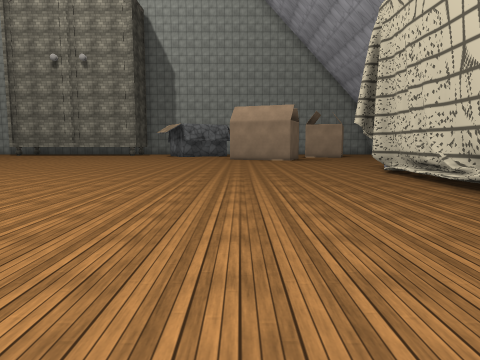
View 1 (above)

24 first-person views from a walk through a Unity game level. The camera is 1.4 m above the floor, tilts 6° down and sees 70° across. The floor is counted in squares, 2 m on a side. Each view is taken from the middle of a square. On the plan, view 1 faces up. The plan holds only what a view shows up to about 11 squares ahead; the rest is blank. The place goes on beyond the plan. The player is left out. Surface patterns are stand-ins for the level's own textures.

View 2
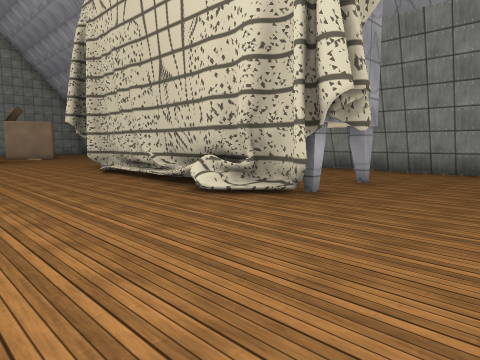

View 3
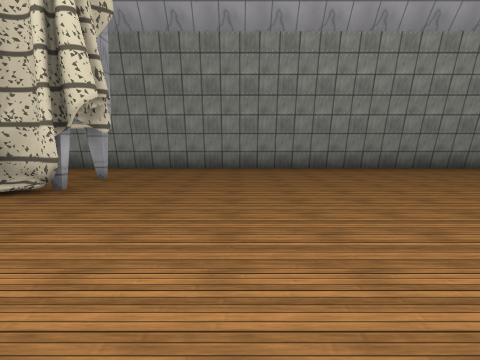

View 4
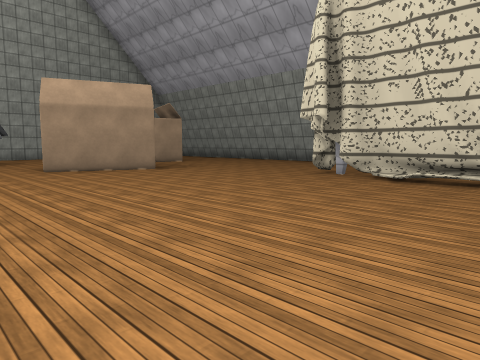

View 5
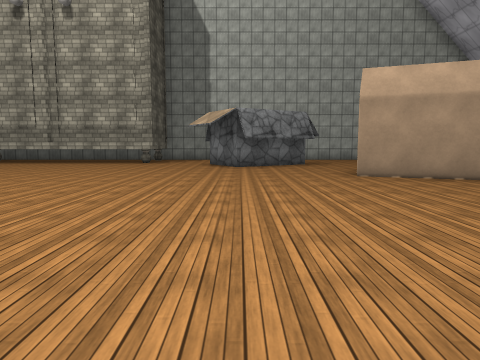

View 6
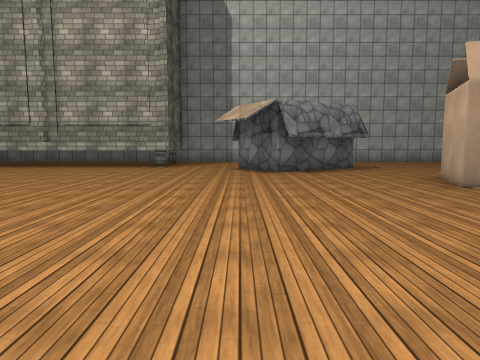

View 7
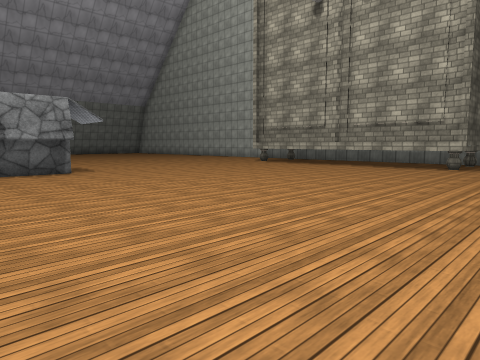

View 8
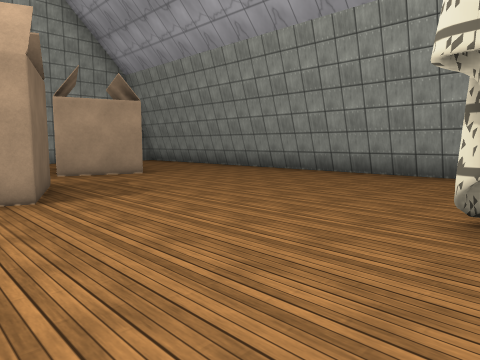

View 9
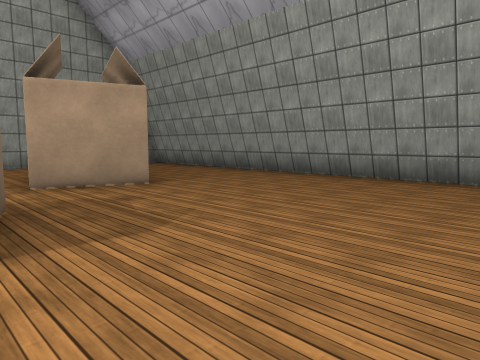

View 10
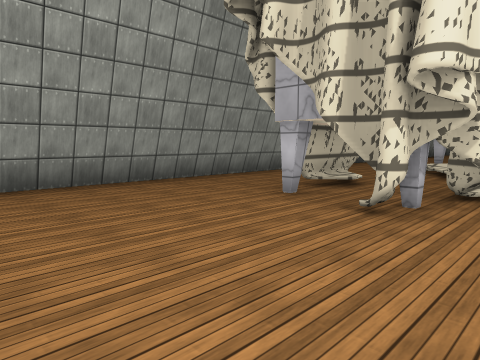

View 11
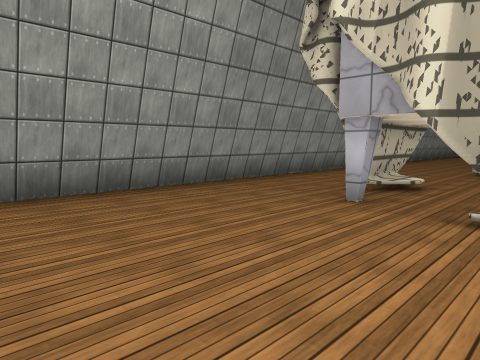

View 12
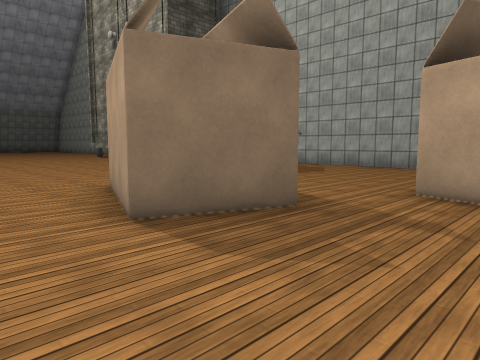

View 13
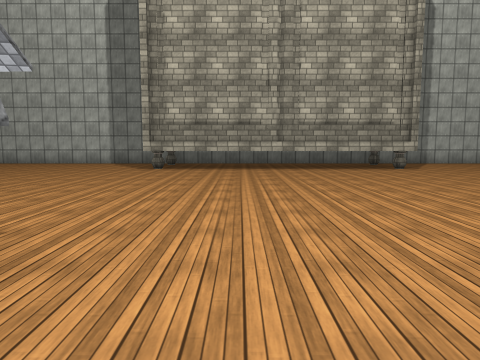

View 14
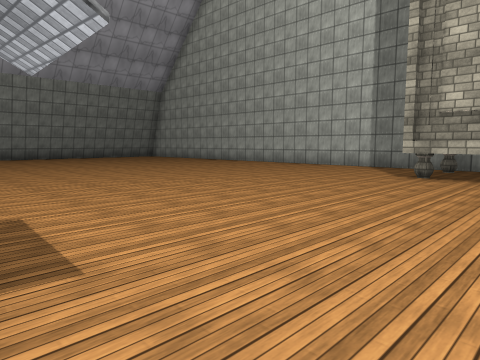

View 15
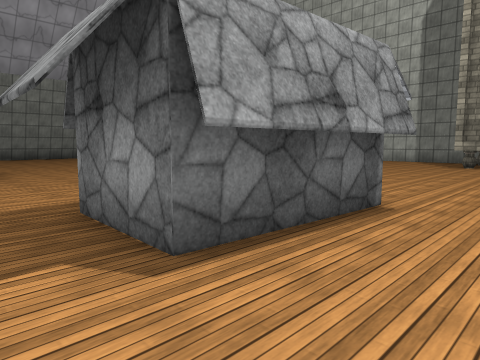

View 16
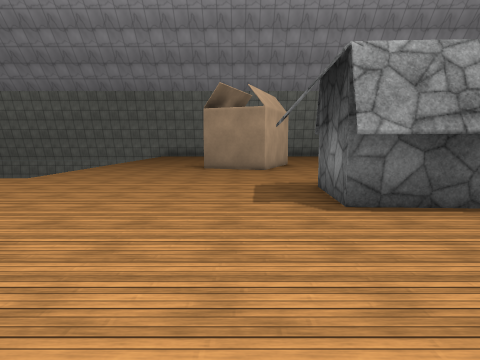

View 17
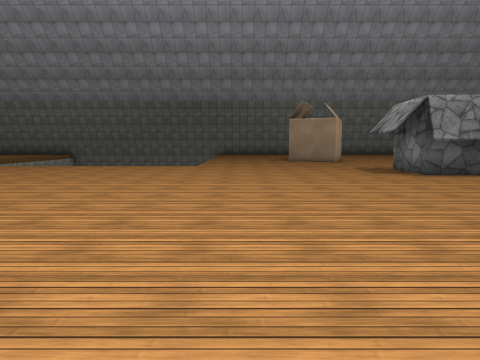

View 18
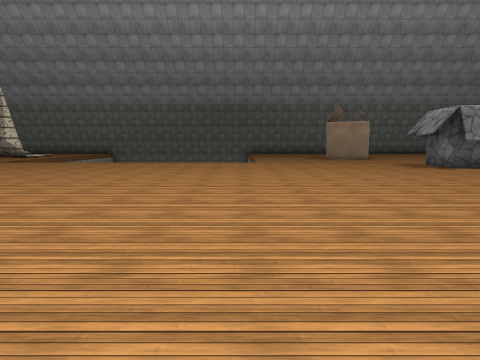

View 19
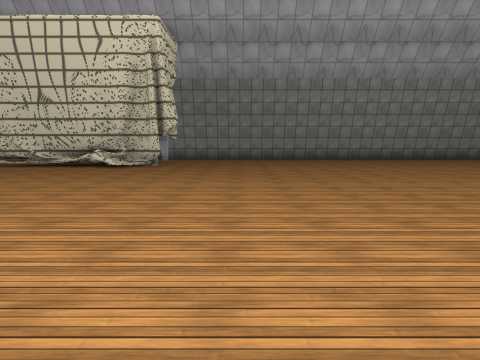

View 20
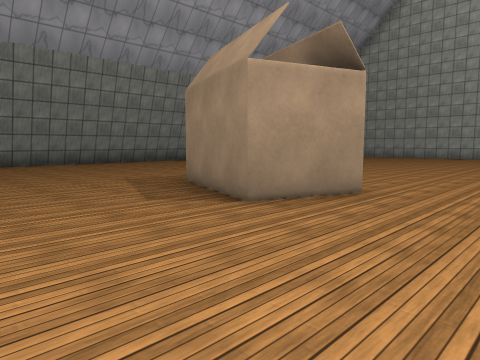

View 21
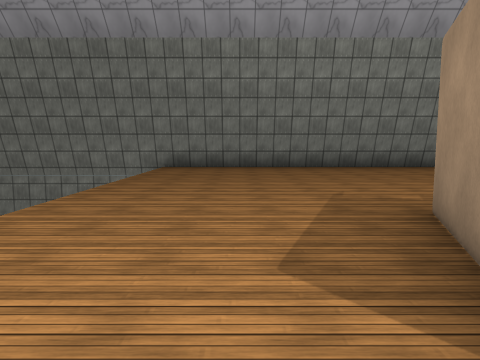

View 22
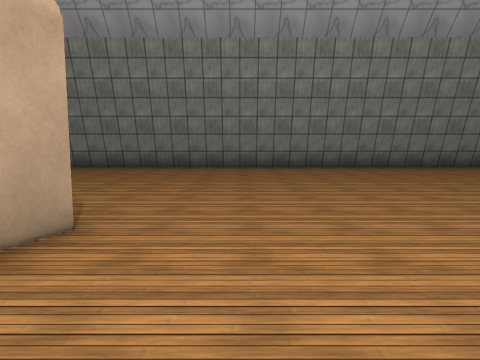

View 23
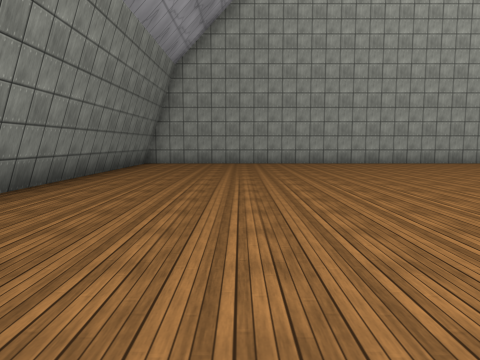

View 24
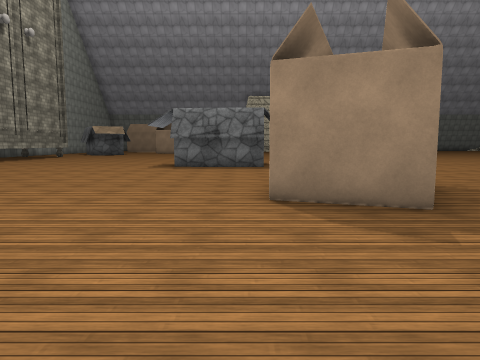

### Floor plan
Points are (right, up) in squares from view 1. A wall is a line through its corners. A room is listed if a view was taken in it or the views show most of it. See-through windows are left out.
Room 1 (views 1, 2, 3, 4, 5, 6, 7, 8, 9, 10, 11, 12, 13, 14, 15, 16, 17, 18, 19, 20, 21, 22, 23, 24)
walls: (-12.3, 12.9) (-12.4, 10.1); (-12.6, 13) (-12.8, 10.2) (-14.6, 10.3) (-14.4, 13); (3.7, 6.8) (4.1, 9); (3.8, 7.4) (4.2, 8.8); (3.8, 9.6) (4.2, 10.1) (4, 10.7); (3.8, 9.6) (4.1, 9.8); (3.9, 6.5) (3.9, 8.4); (4, 8.8) (3.9, 9.6) (4.3, 9); (4, 7.1) (4.2, 8.8) (3.8, 9.5); (3.9, 10.1) (4.5, 10.1); (3.6, 4.4) (3.7, 5); (4.2, 7.6) (4.2, 8.8); (4, 5.5) (3.8, 8.6); (4.2, 7) (4.1, 7.5); (4.2, 9.1) (3.7, 9.4); (4.1, 10.3) (4.4, 10.7); (4.2, 6.1) (3.8, 7.3); (4.3, 6.4) (3.8, 7.4) (4.1, 7.9) (3.8, 9.8) (4.3, 8.9) (3.7, 9.5); (4.3, 6.4) (3.8, 7.2); (4.2, 5.5) (4.2, 6.9); (4.1, 4.7) (4.3, 5.7) (3.8, 7.8); (4, 4) (3.8, 4.3) (4, 5.6); (4, 4) (3.8, 4.4); (3.6, 2.6) (3.9, 2.9); (3.6, 2.5) (3.9, 2.9); (3.8, 3) (3.9, 3.7); (-6.2, 22.2) (-6.2, 20.4) (-13.8, 20.4); (3.6, 2.4) (3.9, 2.9); (3.9, 3.1) (4.2, 8.9) (3.8, 9.5); (4, 3) (3.8, 4.6); (4, 2.9) (4.2, 3.5) (4, 3.7) (3.8, 4.1); (4, 2.9) (4.1, 3.5) (3.8, 4.4); (4.2, 3.1) (4, 4.8); (-0.7, 19.9) (-3.1, 18.4) (-4, 20); (4.2, 2.6) (4.2, 5.4); (6.3, 6.6) (6.3, 7.6); (6.4, 7.3) (6.2, 9.3); (-28.2, 22.1) (-28.2, 4.5); (8.7, -6.5) (8.7, 21)
low walls: (3.8, 3.8) (3.6, 4.4); (3.9, 2.9) (3.5, 3.3); (5.7, 8.6) (6.2, 9.1)
ways out: gap at (5, 10)
objects: other object (-21, 9) to (-19, 10); other object (-19, 8); other object (0, 15) to (2, 17); other object (4, 18) to (6, 20)

Where each view was taken, in squares from view 1:
view 1: 0 up, 0 right, facing up
view 2: 0 up, 0 right, facing up-right
view 3: 0 up, 1 left, facing right
view 4: 6 up, 3 left, facing up-right
view 5: 8 up, 3 left, facing up
view 6: 10 up, 4 left, facing up
view 7: 10 up, 4 left, facing up-left
view 8: 10 up, 1 right, facing up-right
view 9: 12 up, 2 right, facing up-right
view 10: 14 up, 3 right, facing down-right
view 11: 14 up, 4 right, facing down-right
view 12: 13 up, 5 right, facing up-left
view 13: 11 up, 11 left, facing up
view 14: 13 up, 11 left, facing up-left
view 15: 9 up, 11 left, facing up-left
view 16: 9 up, 9 left, facing left
view 17: 6 up, 5 left, facing left
view 18: 4 up, 3 left, facing left
view 19: 0 up, 7 left, facing right
view 20: 5 up, 16 left, facing up-left
view 21: 7 up, 18 left, facing left
view 22: 12 up, 18 left, facing left
view 23: 11 up, 25 left, facing up
view 24: 11 up, 25 left, facing right
